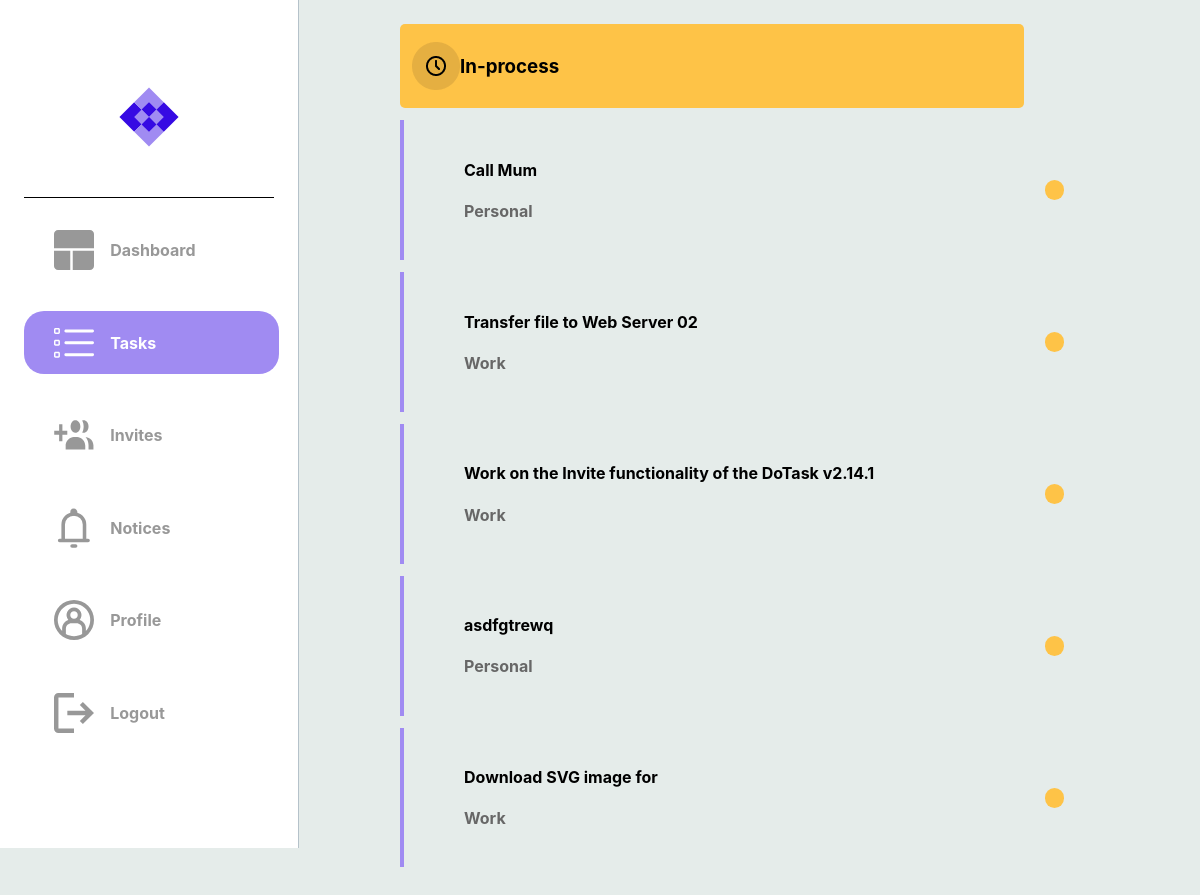
/in_process_tasks (signed in), run on an earlier commit of the app's database.
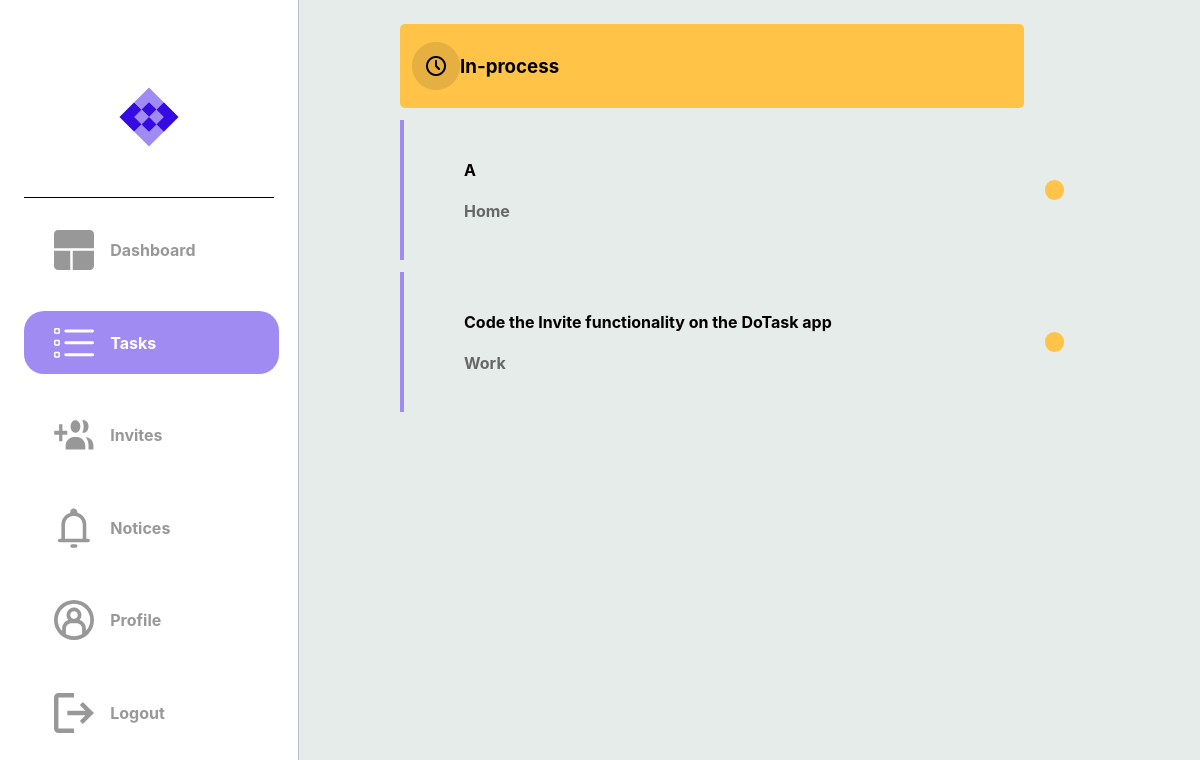
And on a later commit of the database.
### dotask/models.py (models this page shows)
class Task(db.Model):
    __tablename__ = "task"
    id = db.Column(db.Integer, primary_key=True)
    title = db.Column(db.String(100), nullable=False)
    description = db.Column(db.String(400), nullable=False)
    due_date = db.Column(db.Date, nullable=False)
    status = db.Column(Enum(TaskStatus))
    tag = db.Column(Enum(TaskTag))
    users = relationship('User', secondary=user_task,
    backref='tasks')

### dotask/routes.py (the view)
@app.route("/in_process_tasks")
@login_required
def hello_in_process_tasks():
    try:
        tasks = current_user.tasks
        if tasks:
            return render_template("in_process_tasks.html", tasks=tasks)
        else:
            return render_template("in_process_tasks.html")
    except:
        return render_template("in_process_tasks.html")

### dotask/routes.py (called while the page is built)
@app.after_request
def after_request(response):
    response.headers["Cache-Control"] = "no-cache, no-store, must-revalidate"
    return response

@login_manager.user_loader
def load_user(user_id):
    return User.query.get(user_id)

### dotask/templates/in_process_tasks.html (shortened to what this page needs)
<!DOCTYPE html>
<html lang="en">
<head>
    {% extends "layout.html" %}
    {% block head %}
        <link rel="stylesheet" {% block css_tab_colour %} href="../static/css/tasks.css" {% endblock %}/>
    {% endblock %}
    {% block task_image_colour %}
        <a class="a2" href="{{ url_for('hello_tasks') }}">
        <div id="logos">
            <img class="imgs" src="../static/svg/tasks_active.svg">
            <h4 class="sidebar-text">Tasks</h4>
        </div>
        </a>
    {% endblock task_image_colour %}
    {% block categories %}
        <div class="cate-container-1">
            <img src="../static/images/in_process.png">
            <h3>In-process</h3>
        </div>
    {% endblock categories %}
    {% block tasks %}
            {% if tasks %}
                {% for task in tasks %}
                    {% if task.status.name == 'In_Progress' %}
                        <a href="{{ url_for('hello_each_task', task_id=task['id']) }}">
                            <div class="message-box">
                                <div class="message">
                                    <h4> {{ task['title'] }} </h4>
                                    <h4 style="color: #676767;"> {{ task.tag.name }} </h4>
                                </div>
                                <div class="message-dot {% if task.status.name == 'In_Progress' %}progress-task
                                    {% elif task.status.name == 'Completed' %}completed-task
                                    {% elif task.status.name == 'Cancelled' %}cancelled-task
                                    {% else %}unknown-task
                                    {% endif %}">
                                </div>
                            </div>
                        </a>
                    {% endif %}
                {% endfor %}
            {% else %}
                <div class="message-box">
                    <div class="message">
                        <h2>No Tasks Yet</h2>
                    </div>
                </div>
            {% endif %}
        {% endblock tasks %}

What changed in the data, as far as the page shows it:
no longer on this page (row edited): Task: title "Call Mum", tag.name "Personal"
no longer on this page (row edited): Task: title "Transfer file to Web Server 02", tag.name "Work"
removed Task: title "Work on the Invite functionality of the DoTask v2.14.1", tag.name "Work"
removed Task: title "asdfgtrewq", tag.name "Personal"
removed Task: title "Download SVG image for", tag.name "Work"
now on this page (row edited): Task: title "A", tag.name "Home"
now on this page (row edited): Task: title "Code the Invite functionality on the DoTask app", tag.name "Work"
